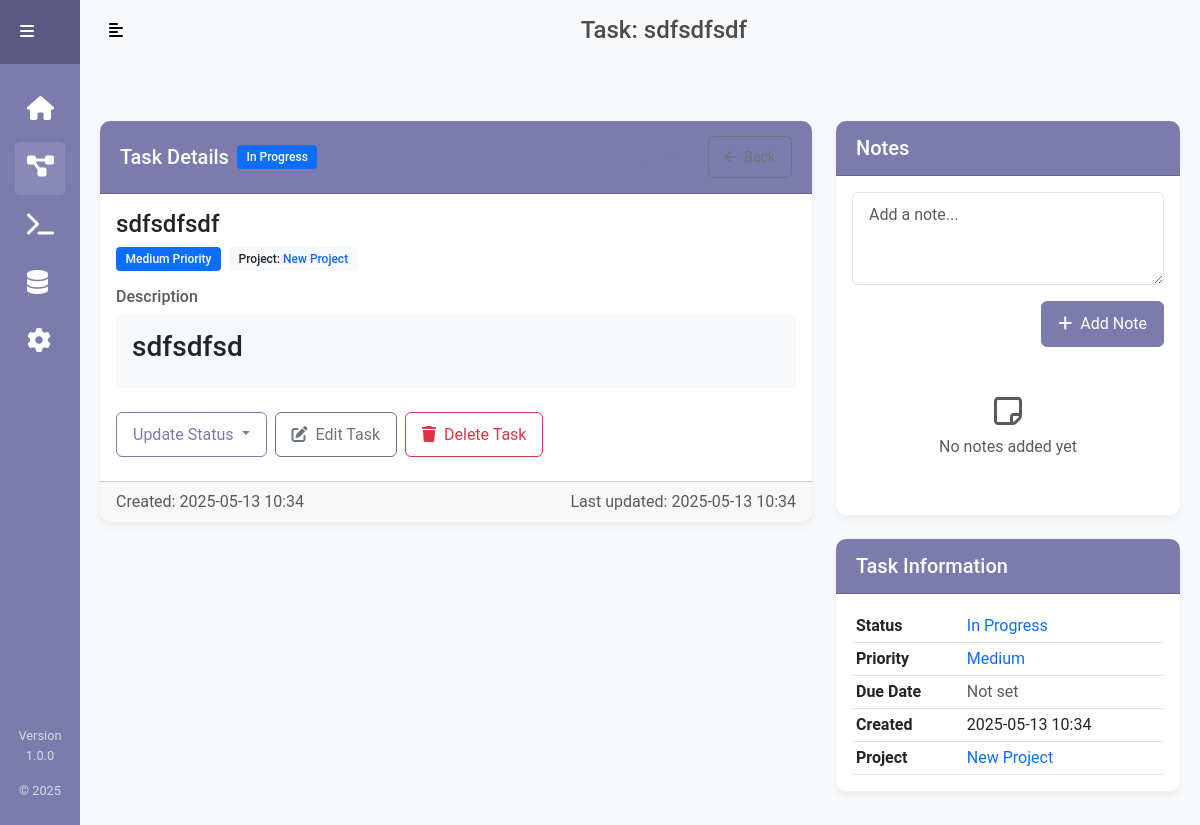
The page /projects/1/tasks/1 on the database its author committed.
### models.py (models this page shows, shortened)
class Task(db.Model):
    __tablename__ = 'tasks'
    id = db.Column(db.Integer, primary_key=True)
    title = db.Column(db.String(100), nullable=False)
    description = db.Column(db.Text)
    status = db.Column(db.String(20), default='todo')  # todo, in_progress, review, done
    priority = db.Column(db.String(20), default='medium')  # low, medium, high, urgent
    due_date = db.Column(db.DateTime)
    created_at = db.Column(db.DateTime, default=datetime.utcnow)
    updated_at = db.Column(db.DateTime, default=datetime.utcnow, onupdate=datetime.utcnow)
    completed_at = db.Column(db.DateTime)
    project_id = db.Column(db.Integer, db.ForeignKey('projects.id'), nullable=False)
    notes = db.relationship('TaskNote', backref='task', lazy=True, cascade="all, delete-orphan")

class Project(db.Model):
    __tablename__ = 'projects'
    id = db.Column(db.Integer, primary_key=True)
    name = db.Column(db.String(100), nullable=False)
    description = db.Column(db.Text)
    status = db.Column(db.String(20), default='active')  # active, archived, completed
    created_at = db.Column(db.DateTime, default=datetime.utcnow)
    updated_at = db.Column(db.DateTime, default=datetime.utcnow, onupdate=datetime.utcnow)
    repository_url = db.Column(db.String(255))
    start_date = db.Column(db.Date)
    end_date = db.Column(db.Date)
    tasks = db.relationship('Task', backref='project', lazy=True, cascade="all, delete-orphan")
    servers = db.relationship('ProjectServer', backref='project', lazy=True, cascade="all, delete-orphan")
    databases = db.relationship('ProjectDatabase', backref='project', lazy=True, cascade="all, delete-orphan")

### app.py (the view)
@app.route('/projects/<int:project_id>/tasks/<int:task_id>')
def view_task(project_id, task_id):
    project = Project.query.get_or_404(project_id)
    task = Task.query.get_or_404(task_id)
    if task.project_id != project_id:
        flash('Task does not belong to this project', 'danger')
        return redirect(url_for('project_tasks', project_id=project_id))
    now = datetime.now()
    markdown_enabled = True  # For rendering markdown content
    return render_template('tasks/view.html',
                          project=project,
                          task=task,
                          now=now,
                          markdown_enabled=markdown_enabled)

### app.py (called while the page is built)
@app.template_filter('markdown')
def render_markdown(text):
    if text:
        return markdown.markdown(text, extensions=['fenced_code', 'tables'])
    return ''

### src/templates/tasks/view.html (shortened to what this page needs)
{% extends "base.html" %}
{% block page_title %}Task: {{ task.title }}{% endblock %}
{% block content %}
<div class="row mt-4">
    <div class="col-lg-8">
        <div class="card mb-4">
            <div class="card-header d-flex justify-content-between align-items-center">
                <div class="d-flex align-items-center">
                    <h5 class="mb-0">Task Details</h5>
                    {% if task.status == 'todo' %}
                    <span class="badge bg-secondary ms-2">To Do</span>
                    {% elif task.status == 'in_progress' %}
                    <span class="badge bg-primary ms-2">In Progress</span>
                    {% elif task.status == 'review' %}
                    <span class="badge bg-info ms-2">In Review</span>
                    {% elif task.status == 'done' %}
                    <span class="badge bg-success ms-2">Completed</span>
                    {% endif %}
                </div>
                <div>
                    <a href="{{ url_for('edit_task', project_id=project.id, task_id=task.id) }}" class="btn btn-outline-primary btn-sm me-1">
                        <i class="fas fa-edit me-1"></i> Edit
                    </a>
                    <a href="{{ url_for('project_tasks', project_id=project.id) }}" class="btn btn-outline-secondary btn-sm">
                        <i class="fas fa-arrow-left me-1"></i> Back
                    </a>
                </div>
            </div>
            <div class="card-body">
                <div class="mb-4">
                    <h4>{{ task.title }}</h4>
                    <div class="mb-3 d-flex">
                        {% if task.priority == 'low' %}
                        <span class="badge bg-success me-2">Low Priority</span>
                        {% elif task.priority == 'medium' %}
                        <span class="badge bg-primary me-2">Medium Priority</span>
                        {% elif task.priority == 'high' %}
                        <span class="badge bg-warning text-dark me-2">High Priority</span>
                        {% elif task.priority == 'urgent' %}
                        <span class="badge bg-danger me-2">Urgent Priority</span>
                        {% endif %}
                        <span class="badge bg-light text-dark">
                            Project: <a href="{{ url_for('view_project', project_id=project.id) }}" class="text-decoration-none">{{ project.name }}</a>
                        </span>
                    </div>
                    <h6 class="text-muted mb-2">Description</h6>
                    {% if task.description %}
                    <div class="description-content p-3 bg-light rounded">
                        {{ task.description|markdown|safe if markdown_enabled else task.description|replace('\n', '<br>')|safe }}
                    </div>
                    {% else %}
                    <p class="text-muted fst-italic">No description provided</p>
                    {% endif %}
                </div>
                <div class="d-flex flex-wrap mt-4">
                    <div class="dropdown me-2 mb-2">
                        <button class="btn btn-outline-primary dropdown-toggle" type="button" data-bs-toggle="dropdown">
                            Update Status
                        </button>
                    </div>
                    <a href="{{ url_for('edit_task', project_id=project.id, task_id=task.id) }}" class="btn btn-outline-secondary me-2 mb-2">
                        <i class="fas fa-edit me-1"></i> Edit Task
                    </a>
                    <button type="button" class="btn btn-outline-danger mb-2" data-bs-toggle="modal" data-bs-target="#deleteTaskModal">
                        <i class="fas fa-trash me-1"></i> Delete Task
                    </button>
                </div>
            </div>
            <div class="card-footer text-muted">
                <div class="d-flex justify-content-between">
                    <div>Created: {{ task.created_at.strftime('%Y-%m-%d %H:%M') }}</div>
                    <div>Last updated: {{ task.updated_at.strftime('%Y-%m-%d %H:%M') }}</div>
                </div>
            </div>
        </div>
    </div>
    <div class="col-lg-4">
        <div class="card mb-4">
            <div class="card-header">
                <h5 class="mb-0">Notes</h5>
            </div>
            <div class="card-body">
                <form method="post" action="{{ url_for('add_task_note', project_id=project.id, task_id=task.id) }}" class="mb-4">
                    <div class="mb-3">
                        <textarea class="form-control" id="note_content" name="content" rows="3" placeholder="Add a note..."></textarea>
                    </div>
                    <div class="text-end">
                        <button type="submit" class="btn btn-primary">
                            <i class="fas fa-plus me-1"></i> Add Note
                        </button>
                    </div>
                </form>
                {% if task.notes %}
                <div class="list-group">
                    {% for note in task.notes|sort(attribute='created_at', reverse=true) %}
                    <div class="list-group-item">
                        <div class="d-flex justify-content-between align-items-center">
                            <span class="small text-muted">{{ note.created_at.strftime('%Y-%m-%d %H:%M') }}</span>
                            <form method="post" action="{{ url_for('delete_task_note', project_id=project.id, task_id=task.id, note_id=note.id) }}" class="d-inline">
                                <button type="submit" class="btn btn-sm btn-outline-danger"
                                        onclick="return confirm('Are you sure you want to delete this note?')">
                                    <i class="fas fa-trash"></i>
                                </button>
                            </form>
                        </div>
                        <div class="mt-2">{{ note.content|replace('\n', '<br>')|safe }}</div>
                    </div>
                    {% endfor %}
                </div>
                {% else %}
                <div class="text-center p-4">
                    <i class="far fa-sticky-note fa-2x text-muted mb-2"></i>
                    <p class="text-muted">No notes added yet</p>
                </div>
                {% endif %}
            </div>
        </div>
        <div class="card">
            <div class="card-header">
                <h5 class="mb-0">Task Information</h5>
            </div>
            <div class="card-body">
                <table class="table table-sm">
                    <tbody>
                        <tr>
                            <th scope="row">Status</th>
                            <td>
                                {% if task.status == 'todo' %}
                                <span class="text-secondary">To Do</span>
                                {% elif task.status == 'in_progress' %}
                                <span class="text-primary">In Progress</span>
                                {% elif task.status == 'review' %}
                                <span class="text-info">In Review</span>
                                {% elif task.status == 'done' %}
                                <span class="text-success">Completed</span>
                                {% endif %}
                            </td>
                        </tr>
                        <tr>
                            <th scope="row">Priority</th>
                            <td>
                                {% if task.priority == 'low' %}
                                <span class="text-success">Low</span>
                                {% elif task.priority == 'medium' %}
                                <span class="text-primary">Medium</span>
                                {% elif task.priority == 'high' %}
                                <span class="text-warning">High</span>
                                {% elif task.priority == 'urgent' %}
                                <span class="text-danger">Urgent</span>
                                {% endif %}
                            </td>
                        </tr>
                        <tr>
                            <th scope="row">Due Date</th>
                            <td>
                                {% if task.due_date %}
                                <span class="{% if task.due_date < now %}text-danger{% endif %}">
                                    {{ task.due_date.strftime('%Y-%m-%d') }}
                                    {% if task.due_date < now %}
                                    <i class="fas fa-exclamation-triangle text-danger ms-1" data-bs-toggle="tooltip" title="Overdue"></i>
                                    {% endif %}
                                </span>
                                {% else %}
                                <span class="text-muted">Not set</span>
                                {% endif %}
                            </td>
                        </tr>
                        <tr>
                            <th scope="row">Created</th>
                            <td>{{ task.created_at.strftime('%Y-%m-%d %H:%M') }}</td>
                        </tr>
                        <tr>
                            <th scope="row">Project</th>
                            <td>
                                <a href="{{ url_for('view_project', project_id=project.id) }}" class="text-decoration-none">
                                    {{ project.name }}
                                </a>
                            </td>
                        </tr>
                    </tbody>
                </table>
            </div>
        </div>
    </div>
</div>
{% endblock %}

### src/static/css/style.css (style rules this page uses)
:root { --sidebar-width: 250px; --sidebar-width-collapsed: 80px; --primary-color: #7c7bad; --primary-dark: #5b5982; --secondary-color: #f0f0f5; --text-color: #4c4c4c; --danger-color: #dc3545; --success-color: #28a745; --warning-color: #ffc107; --info-color: #17a2b8; --transition-speed: 0.3s; }
body { font-family: 'Roboto', 'Helvetica', sans-serif; background: #f8f9fa; color: var(--text-color); min-height: 100vh; overflow-x: hidden; }
a { text-decoration: none; transition: all var(--transition-speed); }
.card { border: none; border-radius: 10px; box-shadow: 0 4px 8px rgba(0, 0, 0, 0.05); transition: all var(--transition-speed); margin-bottom: 20px; }
.card-header { background-color: var(--primary-color); color: white; border-radius: 10px 10px 0 0 !important; padding: 15px 20px; }
.table { margin-bottom: 0; }
.form-control, .form-select, .btn { border-radius: 6px; padding: 0.6rem 1rem; }
.btn-primary { background-color: var(--primary-color); border-color: var(--primary-color); }
.btn-outline-primary { color: var(--primary-color); border-color: var(--primary-color); }
.badge { padding: 0.5em 0.8em; font-weight: 500; border-radius: 4px; }

### rows shown on the page
Task: title "sdfsdfsdf", description "sdfsdfsd", created_at "2025-05-13 10:34", updated_at "2025-05-13 10:34"
Project: name "New Project"
